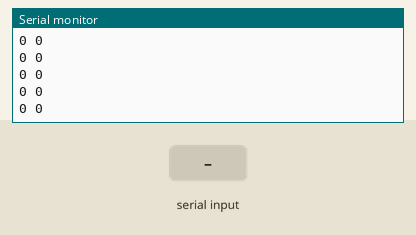
The sketch below on a simulated Arduino Uno, built with avr-gcc and run on an emulated ATmega328P. Shown: the last lines printed to the serial monitor. The inputs (shaded band) are chosen by the test bench.

Above: at 1.2 s.
1.3 s: "90 45\n" received over Serial
At 2.2 s:
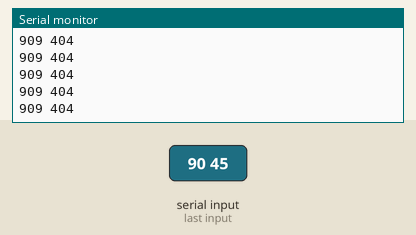
2.8 s: "30,150\n" received over Serial
At 3.4 s:
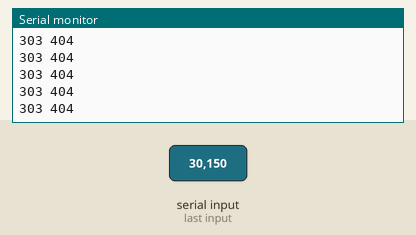
Timing chart, 0 to 5.8 s (numbered marks = the images above; inputs shaded):
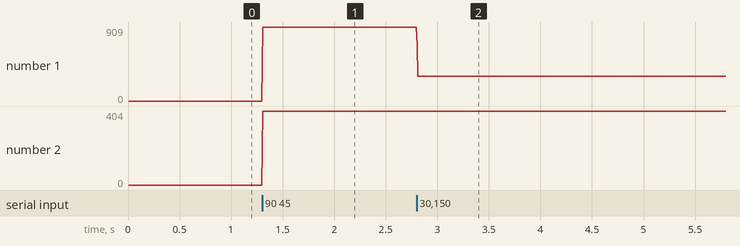

The sketch:

2d_wheel_control_sim.ino
```cpp
#include <Movement.h>
#include <BasicEncoder.h>
#include <TimerOne.h>

unsigned int serviced = 0;
unsigned int serviced_limit = 100;
int speedL, speedR;

const int bufferSize = 32; // expected max buffer "-100 -100\n" //so ~3x just incase
char buffer[bufferSize];
int bufferIndex = 0;

int leftEncoder = 0;
int rightEncoder = 0;
bool moving = false;
bool backward = false;

void timer_service() {
  serviced++;

  if(moving){
    leftEncoder += speedL/10;
    rightEncoder += speedR/10;
  }

  if (serviced > serviced_limit){
    serviced=0;
    Serial.print(leftEncoder);
    Serial.print(" ");
    Serial.println(rightEncoder);
    leftEncoder = 0;
    rightEncoder = 0;
 }}

void setup(){
  Serial.begin(115200);
  while (!Serial) {} //wait for Serial to connect
  Timer1.initialize(50);
  Timer1.attachInterrupt(timer_service);
} //end setup

void loop() {
  while (Serial.available()) {
        char c = Serial.read();
        if (c == '\n') { // Check for newline character
            buffer[bufferIndex] = '\0';  // null-terminate the C string
            if (sscanf(buffer, "%d %d", &speedL, &speedR) == 2) {
              if (speedL == 0 && speedR == 0) { moving = false; }
              else { moving = true; }
            } //emd got 2 ints
            bufferIndex = 0;  // reset the buffer
        } else if (bufferIndex < bufferSize - 1) {  // Ensure we don't overflow the buffer
            buffer[bufferIndex++] = c;
        } //end fill buffer
    }//end Serial connected
} //end loop
```

Measured:
- after the input at 1.3 s, the serial monitor: prints a new line at once (image 1)
- after the input at 2.8 s, the serial monitor: prints a new line at once (image 2)
- plotted number 1: 0 → 909 after the input at 1.3 s, 909 → 303 after the input at 2.8 s
- plotted number 2: 0 → 404 after the input at 1.3 s
